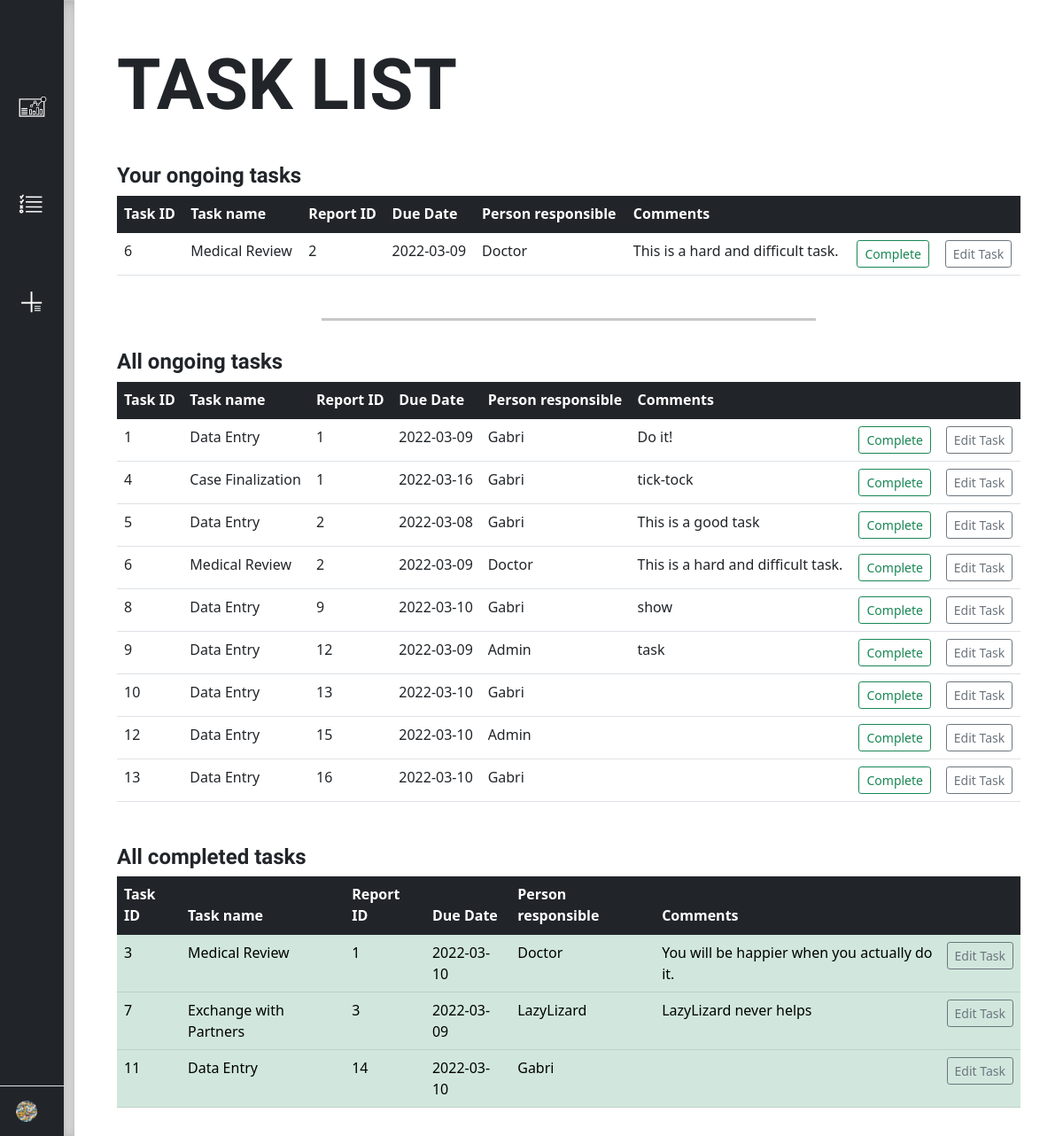
Screenshot of /task_list (signed in) with the database file from the repository.
### main.py (models this page shows)
class Task(UserMixin, db.Model):
    __tablename__ = "task"
    id = db.Column(db.Integer, primary_key=True, nullable=False)
    taskowner_id = db.Column(db.Integer, db.ForeignKey("user.id"))
    report_id = db.Column(db.Integer, db.ForeignKey("report.id"))
    task_name = db.Column(db.String(500), nullable=True)
    due_date = db.Column(db.Date, nullable=True)
    completed = db.Column(db.Boolean(), nullable=True)
    task_comments = db.Column(db.String(500), nullable=True)

class Report(UserMixin, db.Model):
    __tablename__ = "report"
    id = db.Column(db.Integer, primary_key=True, nullable=False)
    date_received = db.Column(db.Date, nullable=True)
    day_zero = db.Column(db.Date, nullable=True)
    case_id = db.Column(db.String(250), nullable=True)
    case_version = db.Column(db.String(250), nullable=True)
    other_case_id = db.Column(db.String(250), nullable=True)
    drug = db.Column(db.String(250), nullable=True)
    serious = db.Column(db.String(250), nullable=True)
    listed = db.Column(db.String(250), nullable=True)
    expedited = db.Column(db.Boolean, nullable=True)
    exchange = db.Column(db.Boolean, nullable=True)
    comments = db.Column(db.String(500), nullable=True)
    report_tasks = db.relationship("Task", backref="report")

class User(UserMixin, db.Model):
    __tablename__ = "user"
    id = db.Column(db.Integer, primary_key=True)
    username = db.Column(db.String(250), unique=True, nullable=False)
    password = db.Column(db.String(500), nullable=False)
    email = db.Column(db.String(250), unique=True, nullable=False)
    user_tasks = db.relationship("Task", backref='taskowner')

### main.py (the view)
@app.route("/task_list")
@login_required
def task_list():
    your_tasks = Task.query.filter_by(taskowner_id=current_user.id, completed=False).all()
    all_ongoing_tasks = Task.query.filter_by(completed=False).all()
    all_completed_tasks = Task.query.filter_by(completed=True).all()
    return render_template("task_list.html", your_tasks=your_tasks, all_ongoing_tasks=all_ongoing_tasks,
                           all_completed_tasks=all_completed_tasks)

### main.py (called while the page is built)
@login_manager.user_loader
def load_user(user_id):
    return User.query.get(int(user_id))

### templates/task_list.html (shortened to what this page needs)
{% extends "dashboard_layout.html" %}
{% block main %}
  <div class="container-fluid p-0 scrollable tasklist">
    <div class="row w-100 m-0">
      <h1>TASK LIST</h1>
      <div class="tasklist_box">
        <h2>Your ongoing tasks</h2>
        <table class="table table-hover table-responsive">
          <thead class="table-dark">
            <th>Task ID</th>
            <th>Task name</th>
            <th>Report ID</th>
            <th>Due Date</th>
            <th>Person responsible</th>
            <th>Comments</th>
            <th></th>
            <th></th>
          </thead>
          <tbody>
          {% for task in your_tasks %}
          <tr>
            <td>{{ task.id }}</td>
            <td>{{ task.task_name }}</td>
            <td>{{ task.report.id }}</td>
            <td>{{ task.due_date }}</td>
            <td>{{ task.taskowner.username }}</td>
            <td>{{ task.task_comments }}</td>
            <td>
              <form action="{{ url_for('complete_task', task_id=task.id) }}" method="get">
              <input type="submit" class="btn btn-outline-success btn-sm" value="Complete"></input>
              </form>
            </td>
            <td>
              <form action="{{ url_for('edit_task', task_id=task.id) }}" method="get">
              <input type="submit" class="btn btn-outline-secondary btn-sm" value="Edit Task"></input>
              </form>
            </td>
          </tr>
          {% endfor %}
          </tbody>
        </table>
      </div>
      <hr>
      <div class="tasklist_box">
        <h2>All ongoing tasks</h2>
        <table class="table table-hover table-responsive">
          <thead class="table-dark">
            <th>Task ID</th>
            <th>Task name</th>
            <th>Report ID</th>
            <th>Due Date</th>
            <th>Person responsible</th>
            <th>Comments</th>
            <th></th>
            <th></th>
          </thead>
          <tbody>
          {% for task in all_ongoing_tasks %}
          <tr>
            <td>{{ task.id }}</td>
            <td>{{ task.task_name }}</td>
            <td>{{ task.report.id }}</td>
            <td>{{ task.due_date }}</td>
            <td>{{ task.taskowner.username }}</td>
            <td>{{ task.task_comments }}</td>
            <td>
              <form action="{{ url_for('complete_task', task_id=task.id) }}" method="get">
                <input type="submit" class="btn btn-outline-success btn-sm" value="Complete"></input>
                </form>
            </td>
            <td>
              <form action="{{ url_for('edit_task', task_id=task.id) }}" method="get">
              <input type="submit" class="btn btn-outline-secondary btn-sm" value="Edit Task"></input>
              </form>
            </td>
          </tr>
          {% endfor %}
          </tbody>
        </table>
      </div>
      <div class="tasklist_box">
        <h2>All completed tasks</h2>
        <table class="table table-hover table-responsive">
          <thead class="table-dark">
            <th>Task ID</th>
            <th>Task name</th>
            <th>Report ID</th>
            <th>Due Date</th>
            <th>Person responsible</th>
            <th>Comments</th>
            <th></th>
          </thead>
          <tbody>
          {% for task in all_completed_tasks %}
          <tr class="table-success">
            <td>{{ task.id }}</td>
            <td>{{ task.task_name }}</td>
            <td>{{ task.report.id }}</td>
            <td>{{ task.due_date }}</td>
            <td>{{ task.taskowner.username }}</td>
            <td>{{ task.task_comments }}</td>
            <td>
              <form action="{{ url_for('edit_task', task_id=task.id) }}" method="get">
              <input type="submit" class="btn btn-outline-secondary btn-sm" value="Edit Task"></input>
              </form>
            </td>
          </tr>
          {% endfor %}
          </tbody>
        </table>
      </div>
    </div>
  </div>
{% endblock %}

### static/css/dashboard_style.css (style rules this page uses)
body { min-height: 100vh; min-height: -webkit-fill-available; overflow-y: hidden; min-width: 590px; }
html { height: -webkit-fill-available; }
h1 { font-family: 'Spartan', sans-serif; font-weight: 900; font-size: 5rem; }
h2 { font-family: 'Spartan', sans-serif; font-weight: 700; font-size: 1.5rem; }
.scrollable { overflow-y: auto !important; height: 100vh; }
.tasklist h1 { padding: 3rem 3rem 1rem; }
.tasklist hr { width: 50%; margin: 1rem auto 1rem auto; height: 3px; }
.tasklist_box { padding: 1rem 3rem 1rem; }

### rows the page displays
Task: id "6", task_name "Medical Review", report.id "2", due_date "2022-03-09", taskowner.username "Doctor", task_comments "This is a hard and difficult task."
Task: id "1", task_name "Data Entry", report.id "1", due_date "2022-03-09", taskowner.username "Gabri", task_comments "Do it!"
Task: id "4", task_name "Case Finalization", report.id "1", due_date "2022-03-16", taskowner.username "Gabri", task_comments "tick-tock"
Task: id "5", task_name "Data Entry", report.id "2", due_date "2022-03-08", taskowner.username "Gabri", task_comments "This is a good task"
Task: id "8", task_name "Data Entry", report.id "9", due_date "2022-03-10", taskowner.username "Gabri", task_comments "show"
Task: id "9", task_name "Data Entry", report.id "12", due_date "2022-03-09", taskowner.username "Admin", task_comments "task"
Task: id "10", task_name "Data Entry", report.id "13", due_date "2022-03-10", taskowner.username "Gabri"
Task: id "12", task_name "Data Entry", report.id "15", due_date "2022-03-10", taskowner.username "Admin"
Task: id "13", task_name "Data Entry", report.id "16", due_date "2022-03-10", taskowner.username "Gabri"
Task: id "3", task_name "Medical Review", report.id "1", due_date "2022-03-10", taskowner.username "Doctor", task_comments "You will be happier when you actually do it."
Task: id "7", task_name "Exchange with Partners", report.id "3", due_date "2022-03-09", taskowner.username "LazyLizard", task_comments "LazyLizard never helps"
Task: id "11", task_name "Data Entry", report.id "14", due_date "2022-03-10", taskowner.username "Gabri"
